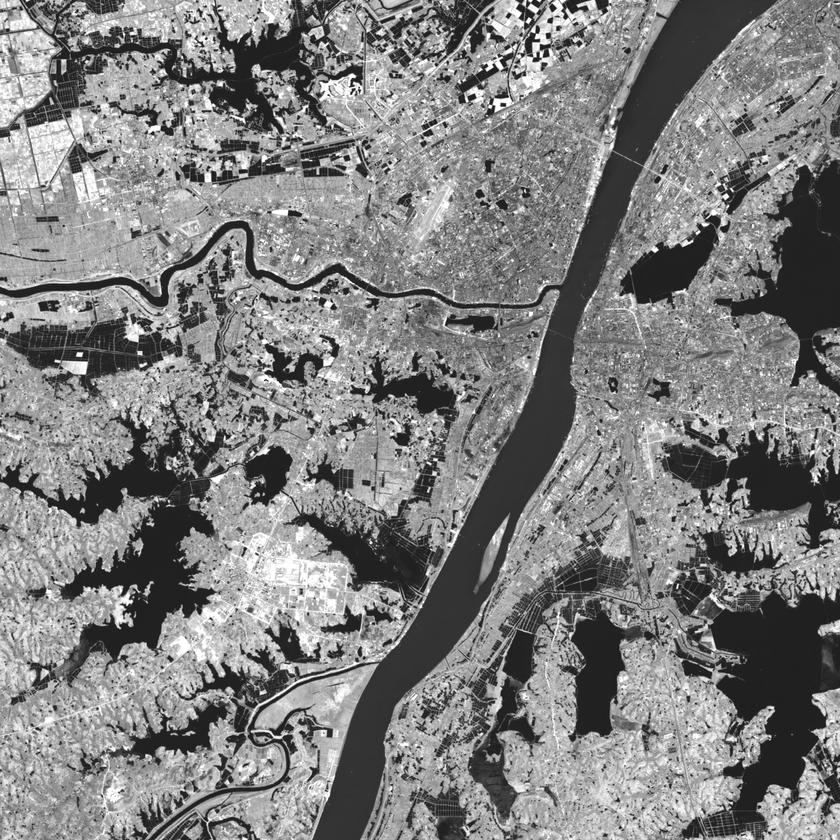
//> input picture DigitalImageProcessing/BasicDIP/TemplateMatchingBasedOnGrayscale/image.bmp, 840 x 840 px, shrunk from 1024 x 1024 before the run
$ ./TemplateMatchingBaseOnGrayscale   (built with g++ and OpenCV 4)
//> lines starting //> are read from the running program, lines starting //| are printed output that depends on the picture
/**
 * @file TemplateMatchingBaseOnGrayscale.cpp
 * @author Xiang Zheng
 * @date 2017.12.27
 * @brief This program realizes the template matching based on gray scale
 */
#include<iostream>
#include<opencv2\opencv.hpp>
using namespace std;
using namespace cv;
int main() {
    const char* input_file_name = "image.bmp";           /**< @variable input_file_name input file name */
    const char* template_file_name = "template.bmp";     /**< @variable template_file_name template file name */
    const char* output_file_name = "result.bmp";         /**< @variable output_file_name output file name */

    Mat img = imread(input_file_name, 0);                /**< @variable img input image */
//> img is the input picture: 840 rows x 840 cols, CV_8UC1; min 10, max 255, mean 127.7
	if (img.empty()) {
		cout << "Can't open file " << input_file_name << "!\n";
		exit(EXIT_FAILURE);
	}
    unsigned char* raw_image = img.data;                 /**< @variable raw_image pointer to the input image data */
    int width = img.cols;                                /**< @variable width input iamge width */
//> width = 840
    int height = img.rows;                               /**< @variable height input image height */
//> height = 840

    Mat img_t = imread(template_file_name, 0);           /**< @variable img_t template image */
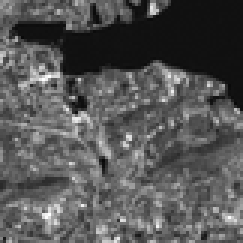
//> input picture DigitalImageProcessing/BasicDIP/TemplateMatchingBasedOnGrayscale/template.bmp, 81 x 81 px, shrunk from 99 x 99 before the run (shown 3 times larger)
//> img_t is the input picture: 81 rows x 81 cols, CV_8UC1; min 8, max 255, mean 85.7
	if (img_t.empty()) {
		cout << "Can't open file " << template_file_name << "!\n";
		exit(EXIT_FAILURE);
	}
    unsigned char* template_image = img_t.data;          /**< @variable template_image pointer to the template image data */
    int twidth = img_t.cols;                             /**< @variable twidth template image width */
//> twidth = 81
    int theight = img_t.rows;                            /**< @variable theight template image height */
//> theight = 81

    Mat new_img;                                         /**< @variable new_img output image */
	new_img.create(theight, twidth, CV_8UC1);
    unsigned char* match_image = new_img.data;           /**< @variable matching_image pointer to the output image data */

    double SigmaT = 0.0;                                 /**< @variable SigmaT intermediate variance T */
	for (int i = 0; i < theight; i++) {
		for (int j = 0; j < twidth; j++) {
			SigmaT += pow(static_cast<double>(template_image[i*twidth + j]), 2);
		}
	}
//> this loop made 81 passes
//> SigmaT on passes 1 to 12: 601076, 1149040, 1702102, 2372429, 2974332, 3341728, 3678416, 3880103, 4067640, 4220177, 4291622, 4354516
//> after the loop, SigmaT = 61974607

    double MaxR = 0.0;                                   /**< @variable MaxR maximum similarity measure */
    double SigmaS;                                       /**< @variable SigmaS intermediate variance S */
    double SigmaST;                                      /**< @variable SigmaST intermediate variance ST */
    double R;                                            /**< @variable R similarity measure */
	int x0, y0;
	for (int i = 0; i <= height - theight; i++) {
		for (int j = 0; j <= width - twidth; j++) {
			SigmaS = 0.0;
			SigmaST = 0.0;

			for (int m = 0; m < theight; m++) {
				for (int n = 0; n < twidth; n++) {
					SigmaS += pow(static_cast<double>(raw_image[(i + m)*width + j + n]), 2);
					SigmaST += static_cast<double>(raw_image[(i + m)*width + j + n])
						      *static_cast<double>(template_image[m * twidth + n]);
				}
			}

            /**< @brief Calculation of normalized autocorrelation function */
			R = SigmaST / (sqrt(SigmaS)*sqrt(SigmaT));
			if (R > MaxR) {
				MaxR = R;
				x0 = i;
				y0 = j;
			}
		}
	}
//> this loop made 760 passes
//> (SigmaS, SigmaST, R, MaxR, x0, y0) on passes 1 to 3: (124348992, 76476578, 0.871, 0.871, 0, 759), (125344317, 76676593, 0.87, 0.871, 0, 759), (126280962, 76915133, 0.869, 0.871, 0, 759)
//> after the loop, SigmaS = 145132202; SigmaST = 79181658; R = 0.835; MaxR = 0.984; x0 = 291; y0 = 710

    /**< @brief display the matching point coordinates */
	cout << "Mathcing Point Coordinates: (" << y0 << ", " << x0 << ")\n";
//| Mathcing Point Coordinates: (710, 291)

	for (int i = 0; i < theight; i++) {
		for (int j = 0; j < twidth; j++) {
			match_image[i*twidth + j] = raw_image[(x0 + i)*width + y0 + j];
		}
	}
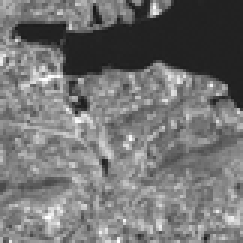
//> new_img: 81 rows x 81 cols, CV_8UC1 (shown 3 times larger); min 22, max 255, mean 115.5

    /**< @brief display and save the output image */
	namedWindow("display");
	imshow("display", new_img);
	imwrite(output_file_name, new_img);
	waitKey(0);
	return 0;
}
